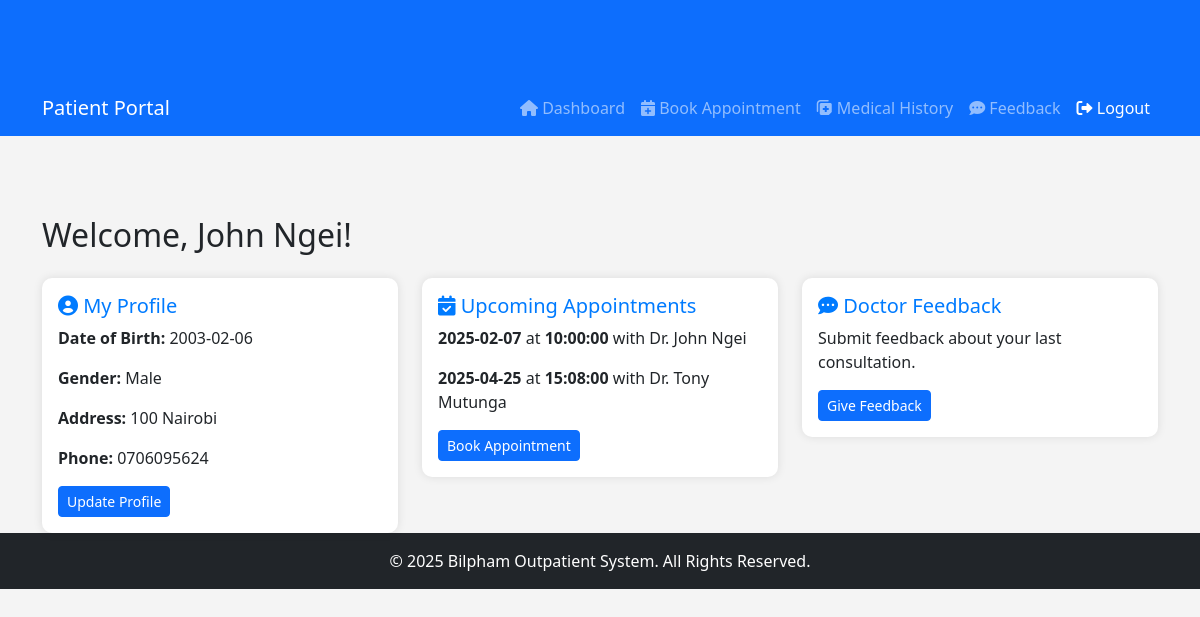
/patients/dashboard.php (signed in), run on the app's committed database.
### tables this page shows
CREATE TABLE `patients` (
  `patient_id` int NOT NULL AUTO_INCREMENT,
  `user_id` int NOT NULL,
  `date_of_birth` date DEFAULT NULL,
  `gender` enum('male','female','other') DEFAULT NULL,
  `address` text,
  PRIMARY KEY (`patient_id`),
  KEY `user_id` (`user_id`),
  CONSTRAINT `patients_ibfk_1` FOREIGN KEY (`user_id`) REFERENCES `users` (`user_id`) ON DELETE CASCADE
);

CREATE TABLE `users` (
  `user_id` int NOT NULL AUTO_INCREMENT,
  `full_name` varchar(100) NOT NULL,
  `email` varchar(100) NOT NULL,
  `password_hash` varchar(255) NOT NULL,
  `phone_number` varchar(15) DEFAULT NULL,
  `role` enum('admin','doctor','patient') NOT NULL,
  `created_at` timestamp NULL DEFAULT CURRENT_TIMESTAMP,
  PRIMARY KEY (`user_id`),
  UNIQUE KEY `email` (`email`)
);

CREATE TABLE `appointments` (
  `appointment_id` int NOT NULL AUTO_INCREMENT,
  `patient_id` int NOT NULL,
  `doctor_id` int NOT NULL,
  `appointment_date` date NOT NULL,
  `appointment_time` time NOT NULL,
  `status` enum('scheduled','completed','canceled') DEFAULT 'scheduled',
  `created_at` timestamp NULL DEFAULT CURRENT_TIMESTAMP,
  `reason` enum('Routine Check-up','Follow-up','New Symptoms','Chronic Condition','Other') NOT NULL,
  `additional_notes` text,
  PRIMARY KEY (`appointment_id`),
  KEY `patient_id` (`patient_id`),
  KEY `doctor_id` (`doctor_id`),
  CONSTRAINT `appointments_ibfk_1` FOREIGN KEY (`patient_id`) REFERENCES `patients` (`patient_id`) ON DELETE CASCADE,
  CONSTRAINT `appointments_ibfk_2` FOREIGN KEY (`doctor_id`) REFERENCES `users` (`user_id`) ON DELETE CASCADE
);

### patients/dashboard.php (the view, shortened to what this page needs)
<?php
require_once "../config/db.php";
$user_id = $_SESSION["user_id"];
$query = "SELECT p.date_of_birth, p.gender, p.address, u.phone_number
          FROM patients p
          JOIN users u ON p.user_id = u.user_id
          WHERE p.user_id = ?";
$stmt = $conn->prepare($query);
$stmt->bind_param("i", $user_id);
$stmt->execute();
$result = $stmt->get_result();
$patient = $result->fetch_assoc();
$patient_id_stmt = $conn->prepare("SELECT patient_id FROM patients WHERE user_id = ?");
$patient_id_stmt->bind_param("i", $user_id);
$patient_id_stmt->execute();
$pid_result = $patient_id_stmt->get_result();
$pid_data = $pid_result->fetch_assoc();
$appointments = false;
if ($pid_data) {
    $patient_id = $pid_data["patient_id"];
    $appointments_query = "SELECT a.appointment_date, a.appointment_time, u.full_name AS doctor_name
                           FROM appointments a
                           JOIN users u ON a.doctor_id = u.user_id
                           WHERE a.patient_id = ?
                           AND a.status = 'scheduled'
                           ORDER BY a.appointment_date ASC";
    $stmt = $conn->prepare($appointments_query);
    $stmt->bind_param("i", $patient_id);
    $stmt->execute();
    $appointments = $stmt->get_result();
}
?>
<!DOCTYPE html>
<html lang="en">
<head>
    <link rel="stylesheet" href="https://cdn.jsdelivr.net/npm/bootstrap@5.3.0/dist/css/bootstrap.min.css">
    <link rel="stylesheet" href="https://cdnjs.cloudflare.com/ajax/libs/font-awesome/6.0.0/css/all.min.css">
</head>
<body>
    <?php include "navbar.php"; ?>
    <div class="container">
        <h2>Welcome, <?php echo $_SESSION["full_name"]; ?>!</h2>
        <div class="row mt-4">
            <div class="col-md-4">
                <div class="dashboard-card profile-card p-3">
                    <h5><i class="fas fa-user-circle"></i> My Profile</h5>
                    <p><strong>Date of Birth:</strong> <?php echo $patient['date_of_birth'] ?? 'Not provided'; ?></p>
                    <p><strong>Gender:</strong> <?php echo isset($patient['gender']) ? ucfirst($patient['gender']) : 'Not provided'; ?></p>
                    <p><strong>Address:</strong> <?php echo $patient['address'] ?? 'Not provided'; ?></p>
                    <p><strong>Phone:</strong> <?php echo $patient['phone_number'] ?? 'Not provided'; ?></p>
                    <a href="update_profile.php" class="btn btn-primary btn-sm">Update Profile</a>
                </div>
            </div>
            <div class="col-md-4">
                <div class="dashboard-card appointments-card p-3">
                    <h5><i class="fas fa-calendar-check"></i> Upcoming Appointments</h5>
                    <?php if ($appointments && $appointments->num_rows > 0): ?>
                        <?php while ($row = $appointments->fetch_assoc()): ?>
                            <p>
                                <strong><?php echo $row["appointment_date"]; ?></strong> at
                                <strong><?php echo $row["appointment_time"]; ?></strong> with
                                Dr. <?php echo $row["doctor_name"]; ?>
                            </p>
                        <?php endwhile; ?>
                    <?php else: ?>
                        <p>No upcoming appointments.</p>
                    <?php endif; ?>
                    <a href="book_appointment.php" class="btn btn-primary btn-sm">Book Appointment</a>
                </div>
            </div>
            <div class="col-md-4">
                <div class="dashboard-card feedback-card p-3">
                    <h5><i class="fas fa-comment-dots"></i> Doctor Feedback</h5>
                    <p>Submit feedback about your last consultation.</p>
                    <a href="feedback.php" class="btn btn-primary btn-sm">Give Feedback</a>
                </div>
            </div>
        </div>
    </div>
    <?php include "../partials/footer.php"; ?>
</body>
</html>

### patients/dashboard.php (style rules this page uses)
body { background-color: #f4f4f4; }
.container { margin-top: 80px; }
.dashboard-card { padding: 20px; border-radius: 10px; box-shadow: 0 0 10px rgba(0, 0, 0, 0.1); }
.profile-card, .appointments-card, .feedback-card { background: white; }
.dashboard-card h5 { color: #007bff; }

### data on the page
patients: date_of_birth "2003-02-06", gender "Male", address "100 Nairobi", user.phone_number "0706095624"
appointments: appointment_date "2025-02-07", appointment_time "10:00:00", doctor.full_name "John Ngei"
appointments: appointment_date "2025-04-25", appointment_time "15:08:00", doctor.full_name "Tony Mutunga"

### other printed values
$_SESSION["full_name"] "John Ngei"
